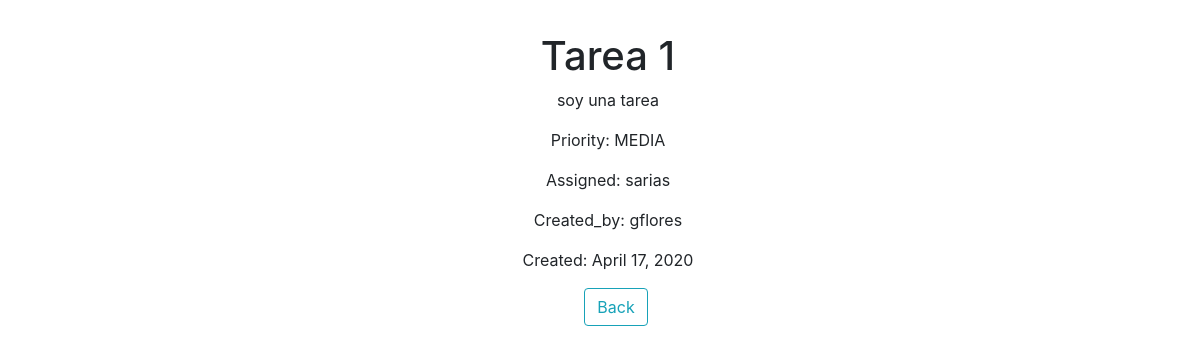
The app's page /view/9 (signed in) with its own data.
### todolist_app/models.py (models this page shows, shortened)
class ToDo(models.Model):
    title = models.CharField(max_length=100)
    description = models.CharField(max_length=500)
    asigned_user = models.ForeignKey(settings.AUTH_USER_MODEL, on_delete=models.CASCADE, related_name='assigned',)
    done = models.BooleanField(default=False)
    created = models.DateField(auto_now_add=True)
    updated = models.DateField(auto_now=True)
    created_by = models.ForeignKey(
        settings.AUTH_USER_MODEL,
        on_delete=models.CASCADE,
        related_name='created',
    )
    updated_by = models.ForeignKey(
        settings.AUTH_USER_MODEL,
        on_delete=models.CASCADE,
        related_name='updated',
    )
    priority = models.ForeignKey(
        Priority,
        on_delete=models.CASCADE,
    )

class Priority(models.Model):
    name = models.CharField(max_length=20)
    orders = models.IntegerField()

### todolist_app/views.py (the view)
class TodoShowCreatedView(LoginRequiredMixin, DetailView):
    model = ToDo
    def get_context_data(self, **kwargs):
        context = super().get_context_data(**kwargs)
        context['now'] = timezone.now()
        return context
    def get_object(self):
        user = self.request.user
        item = super().get_object()
        if user.id != item.asigned_user.id:
            raise PermissionDenied
        else:
            return item

### templates/todolist_app/todo_detail.html (shortened to what this page needs)
{% load bootstrap4 %}
{% bootstrap_css %}
<body class="text-center ml-3" style="margin:2em auto;">
	<h1>{{ object.title }}</h1>
	<p>{{ object.description }}</p>
	<p>Priority: {{ object.priority.name }}</p>
	<p>Assigned: {{ object.asigned_user}}</p>
	<p>Created_by: {{ object.created_by}}</p>
	<p>Created: {{ now|date }}</p>
</body>
<a class="btn btn-outline-info ml-3" href="{% url 'todo_list' %}">Back</a>

### records on screen
ToDo: title "Tarea 1", description "soy una tarea", priority.name "MEDIA", asigned_user "sarias", created_by "gflores"

### other values on screen
{{ now|date }} "April 17, 2020"
